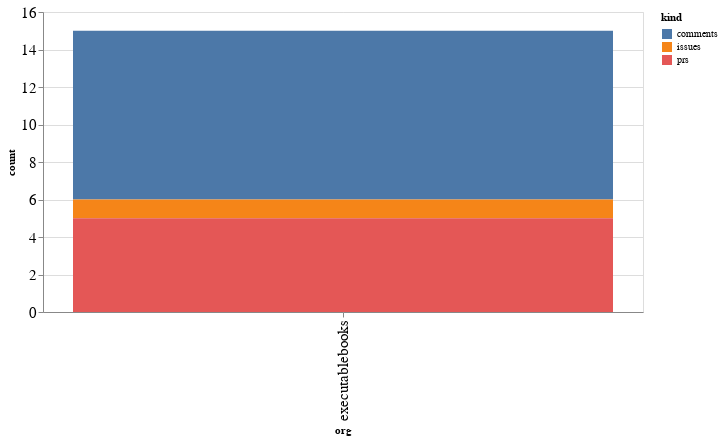

The notebook cell this image was saved under:
### Code cell
alt.Chart(org_summaries, width=600).mark_bar().encode(
    x='org',
    y='count',
    color='kind',
    tooltip="org"
)

### Figure 1 — Vega-Lite specification as saved in the notebook (floating-point values rounded to 4 significant figures)
{"config": {"axisLeft": {"labelFontSize": 15}, "axisBottom": {"labelFontSize": 15}}, "data": {"name": "data-bfc0e68261291907d45541e9ca5cd61c"}, "mark": "bar", "encoding": {"color": {"type": "nominal", "field": "kind"}, "tooltip": {"type": "nominal", "field": "org"}, "x": {"type": "nominal", "field": "org"}, "y": {"type": "quantitative", "field": "count"}}, "width": 600, "$schema": "https://vega.github.io/schema/vega-lite/v4.8.1.json", "datasets": {"data-bfc0e68261291907d45541e9ca5cd61c": [{"org": "executablebooks", "kind": "comments", "count": 9}, {"org": "executablebooks", "kind": "issues", "count": 1}, {"org": "executablebooks", "kind": "prs", "count": 5}]}}
